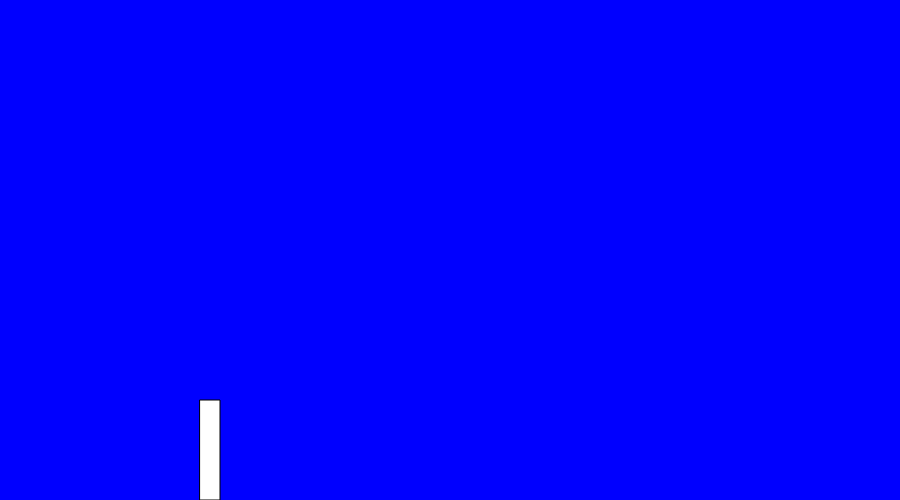
Frame 1 (no input)
Frame 60 (no input): identical to frame 1, image omitted
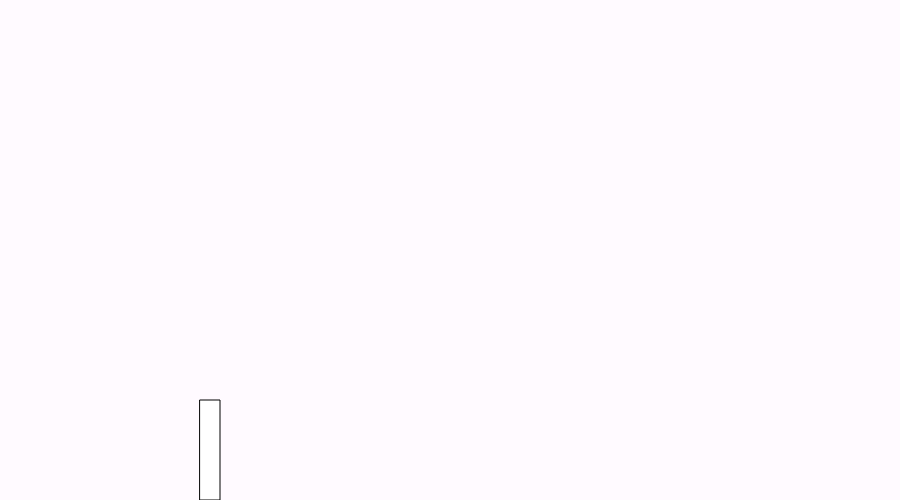
Frame 120 (the mouse pressed at the canvas centre since frame 60)

The p5.js sketch that drew these frames (run headless with seeded random() and noise() and a simulated clock; from frame 60 on, the mouse is pressed at the canvas centre):

// p5.js sketch
// ── sketch.js
function setup() {
createCanvas(900,500);
}

function draw() {
  background(mouseX,mouseY,255);
rect(200,400,20,100);
}
